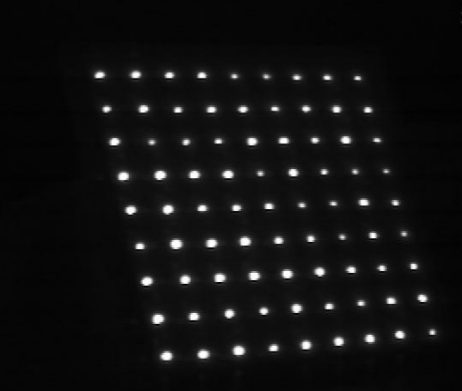
#> input picture image_enhancement/novel_calib/ir.png, 462 x 391 px
$ python main.py   (Python 2 division)
#> lines starting #> are read from the running program, lines starting #| are printed output that depends on the picture; after the words box and inside, x2 and y2 are one past the last pixel; in counts of white or black regions, pixels touching at a corner belong together
import cv2
import numpy as np

img = cv2.imread("ir.png",0)
#> img is the input picture: shape (391, 462); min 1, max 254, mean 17.2
#hardcoded thresholding worked a little well for now
#ret,th2 = cv2.threshold(img,127,255,cv2.THRESH_BINARY)
#edges = cv2.Canny(th2,100,200)
ret2,th2 = cv2.threshold(img,0,255,cv2.THRESH_BINARY+cv2.THRESH_OTSU)
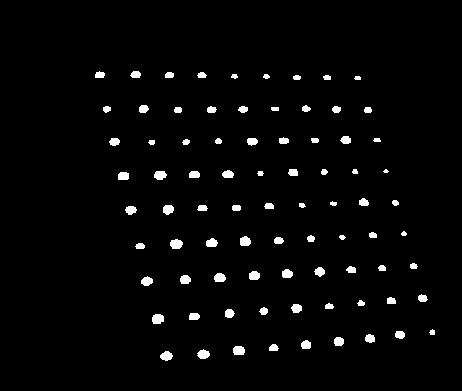
#> th2: shape (391, 462); 2.5% white; 81 white regions (1 under 20 px)
#> ret2 = 102
contours,hierarchy = cv2.findContours(th2,cv2.RETR_TREE,cv2.CHAIN_APPROX_NONE)
#> contours = 81 contours, 12 with area under 20; largest, box (x1, y1, x2, y2) and area: (170, 239, 183, 249) 86, (152, 314, 164, 324) 85, (233, 346, 245, 355) 79, (160, 351, 173, 361) 76, (197, 349, 210, 359) 76
cv2.imshow('ir_image',img)
cv2.waitKey(0)

#center of the contours or estimated image points of the world coordinates
cx = [None]*len(contours)
#> cx = 81 items
cy = [None]*len(contours)
#> cy = 81 items


i=len(contours)-1
#> i = 80
while i>=0:
	cnt = contours[i]
	M = cv2.moments(cnt)
	cx[i] = int(M['m10']/M['m00'])
	cy[i] = int(M['m01']/M['m00'])
	i-=1
#> this loop made 81 passes
#> i on passes 1 to 12: 79, 78, 77, 76, 75, 74, 73, 72, 71, 70, 69, 68
#> after the loop, cx = 81 values, max 431 at index 8, min 99 at index 80, mean 266.3; cy = 81 values, max 355 at index 0, min 74 at index 77, mean 207.2; i = -1


for ind, cont in enumerate(contours):
    elps = cv2.fitEllipse(cont)
    cv2.ellipse(th2,elps,(255,0,0),2)
#> this loop made 81 passes
#> elps on passes 1 to 12: ((166, 355.6), (8.68, 11.66), 84.16), ((203, 353.9), (8.53, 11.8), 88.37), ((238.4, 350.1), (8.8, 11.91), 93.35), ((273.3, 347.4), (6.52, 9.22), 84.65), ((305.6, 344.4), (8.39, 9.62), 87.51), ((338.4, 341.1), (8.6, 9.67), 88.2), ((369.6, 338.1), (7.88, 9.6), 100.4), ((399.5, 334.4), (7.31, 9.66), 98.91), ((431.9, 331.9), (5.12, 5.12), 45), ((157.4, 318.5), (9.46, 11.89), 77.69), ((193.7, 316.1), (6.66, 11.09), 86.69), ((229, 313), (8.42, 8.96), 74.49)
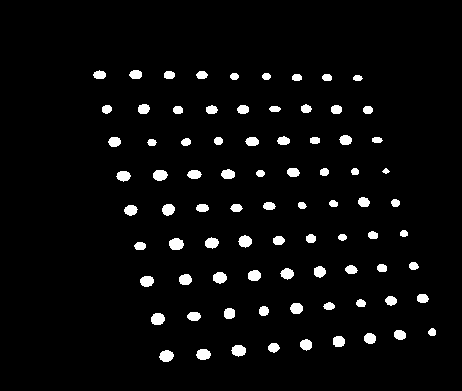
#> th2: shape (391, 462); 3.9% white; 81 white regions, largest, box (x1, y1, x2, y2) and area: (169, 238, 184, 250) 144, (151, 313, 165, 325) 137, (159, 350, 174, 362) 135


cv2.imshow('ellipses',th2)
cv2.waitKey(0)

i=0
dummy = cv2.imread("ir.png")
while i<len(contours):
	cv2.circle(dummy,(cx[i],cy[i]), 2, (0,0,255), -1)
	i+=1
#> this loop made 81 passes
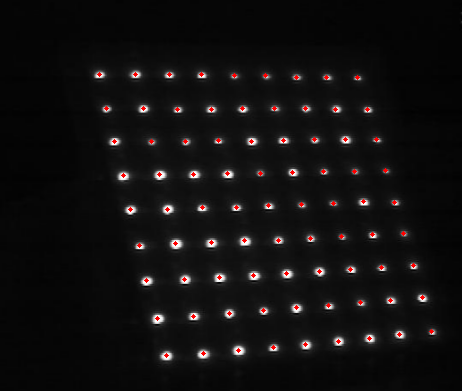
#> dummy: shape (391, 462, 3); 0.58% of pixels changed, all inside (x1, y1, x2, y2) = (97, 72, 434, 358)
#> after the loop, i = 81

cv2.imwrite('result.jpg',dummy)
cv2.imshow('with centre of mass',dummy)
cv2.waitKey(0)
cv2.destroyAllWindows()


#actual points (taking Z=0)
rx = [None]*len(contours)
#> rx = 81 items
ry = [None]*len(contours)
#> ry = 81 items

i=0
while i<int((len(contours))**0.5):
	j=0
	while j<int((len(contours))**0.5):
		rx[i] = i
		ry[j] = j
		j+=1
	i+=1
#> this loop made 9 passes
#> after the loop, i = 9; rx = 81 items, first 6: 0, 1, 2, 3, 4, 5; ry = 81 items, first 6: 0, 1, 2, 3, 4, 5

i=int((len(contours))**0.5)-1
#> i = 8
count=0
while i>=0:
	j=int((len(contours))**0.5)-1
	while j>=0:
		print "("+str(cx[count])+","+str(cy[count])+")"+"======>"+"("+str(rx[i])+","+str(ry[j])+")"
		j-=1
		count+=1
	print "-------------------------------"
	i-=1
#> this loop made 9 passes
#> i on passes 1 to 9: 7, 6, 5, 4, 3, 2, 1, 0, -1
#> (printed output is left out)
#> after the loop, count = 81; i = -1
